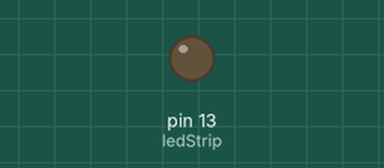
Recording of a sketch running on a simulated Arduino Uno, built with avr-gcc and run on an emulated ATmega328P. On the bench: output pins drawn as LEDs (lit = HIGH).

Above: at 0.9 s.
At 3.8 s:
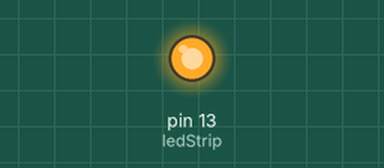
Timing chart, 0 to 10.0 s (numbered marks = the images above):
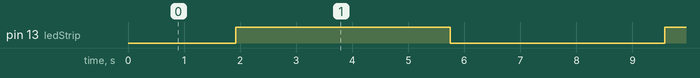

The sketch:

apple.ino
```cpp
/**
 * Pattern Blinking LED
 * Will produce a pattern like the Apple Breathing lights
 * @author me@nishantarora.in whizzzkid
 */
const int ledStrip = 13;
int i = 0;
int maxPower = 255;

void setup(){
  // initialize the LED as an output:
  pinMode(ledStrip, OUTPUT);
}

void loop(){
  for (i = 0; i < maxPower; i++) {
    analogWrite(ledStrip, i);
    delay(15);
  }
  for (i = maxPower; i > 0; i--){
    analogWrite(ledStrip, i);
    delay(15);
  }
}
```

Measured:
- by itself, pin 13 (ledStrip): alternates HIGH for 3.8 s and LOW for 3.8 s
